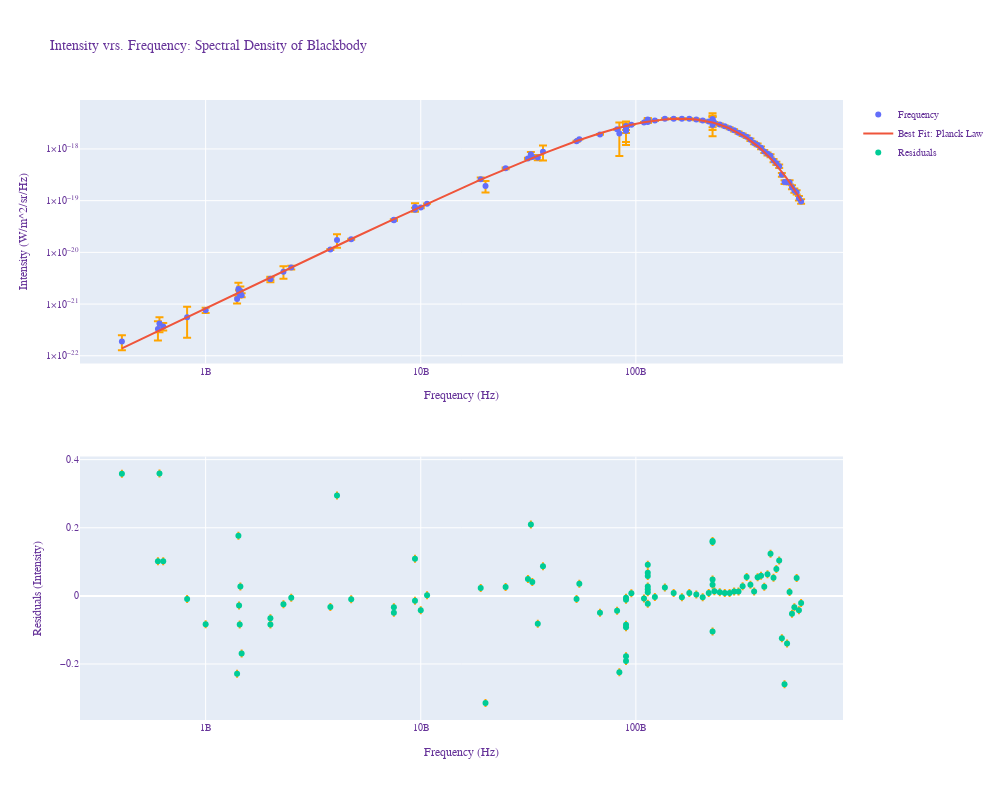

Notebook code cell kept with this figure:
### Markdown cell above
Part 4) (5 pts)

Make a single figure with two subplots
- top: data with errorbars and best fit curve vs frequency (same parameters as plot above)
- bottom: fractional residuals (i.e residual/Radiance = (data-Fit)/fit) with errorbar (only log on x-scale)


_________________________________________________________________________

### Code cell
# Your code...

from plotly.subplots import make_subplots

sorted_data=np.sort(cmb_intensity_data['frequency']*1e9)
fit_data=planck_radiation_law(cmb_intensity_data['frequency']*1e9,*poptT)
fractional_residuals=(cmb_intensity_data['intensity']-fit_data)/fit_data

fig = make_subplots(rows=2, cols=1)

fig.add_trace( 
   go.Scatter(
        x=cmb_intensity_data['frequency']*1e9,
        y=cmb_intensity_data['intensity'],
        error_y=dict(
            type='data', # value of error bar given in data coordinates
            array=cmb_intensity_data['error'],
            color='orange')
   ,
        mode='markers',name='Frequency' ),row=1,col=1),

fig.add_trace( 
   go.Scatter(
        x=sorted_data,
        y=planck_radiation_law(sorted_data,*poptT),name='Best Fit: Planck Law'),row=1,col=1)


fig.add_trace( 
   go.Scatter(
        x=cmb_intensity_data['frequency']*1e9,
        y=fractional_residuals ,mode='markers',error_x=dict(type='data',array=cmb_intensity_data['error'],color='orange'),name='Residuals'),row=2,col=1)
        
fig.update_layout(
    title="Intensity vrs. Frequency: Spectral Density of Blackbody",
    # xaxis_title="Frequency (Hz)",
    # yaxis_title="Intensity (W/m^2/sr/Hz)",
    # legend_title="error",
    font=dict(
        family="Courier New, monospace",
        size=10,
        color="RebeccaPurple"
    )
    #   xaxis = dict(
    #     tickmode = 'array',
    #     tickvals = [1e8,1e9,1e10,1e11]),
    # xaxis1 = dict(
    #     tickmode = 'array',
    #     tickvals = [1e8,1e9,1e10,1e11]),
        # yaxis = dict(
        # tickmode = 'array',
        # tickvals = [10**-22,10**-21,10**-20,10**-19,10**-18],)
         ,height=800,width=1000)

fig.update_xaxes(title_text="Frequency (Hz)", type="log",tickmode='array',tickvals=[1e8,1e9,1e10,1e11], row=1, col=1,showticklabels=True)
fig.update_yaxes(title_text="Intensity (W/m^2/sr/Hz)", tickmode='array',tickvals=[10**-22,10**-21,10**-20,10**-19,10**-18], type='log',row=1, col=1)
fig.update_xaxes(title_text="Frequency (Hz)", type="log",tickmode='array',tickvals=[1e8,1e9,1e10,1e11],  row=2, col=1)
fig.update_yaxes(title_text="Residuals (Intensity)",  row=2, col=1)
fig.show()
